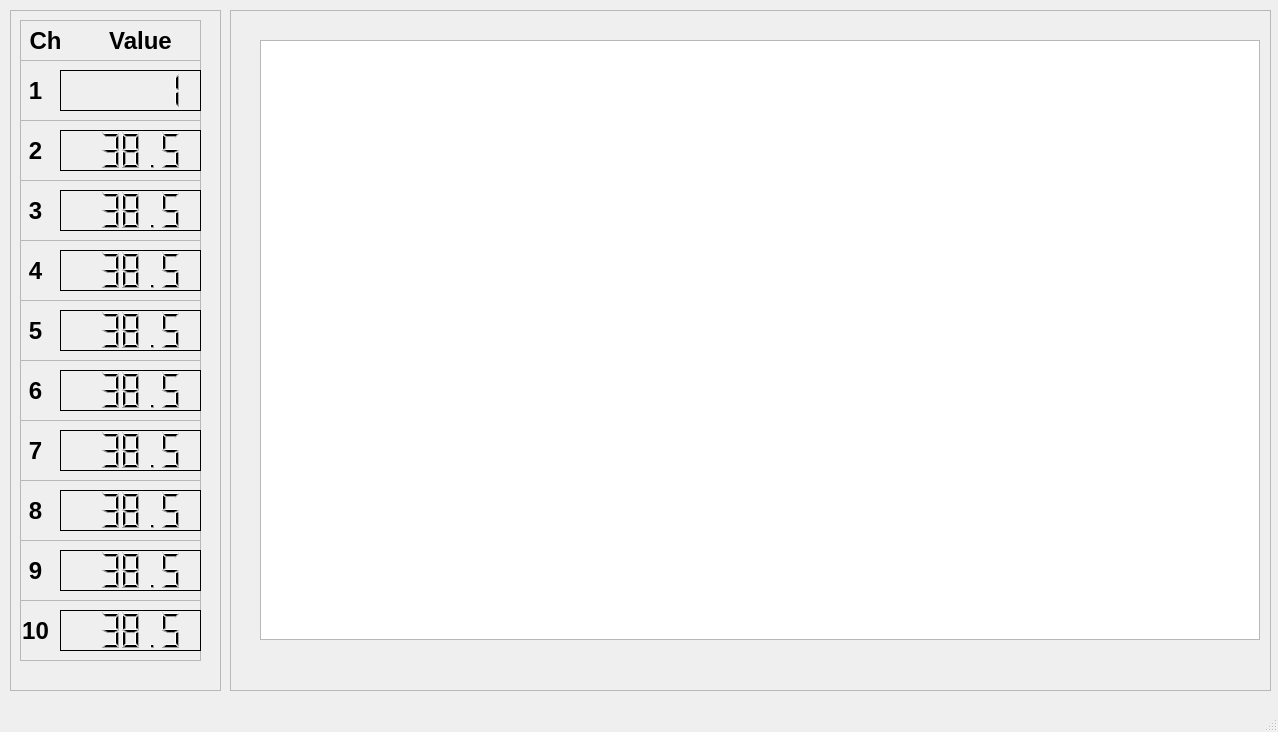
<?xml version="1.0" encoding="UTF-8"?>
<ui version="4.0">
 <class>MainWindow</class>
 <widget class="QMainWindow" name="MainWindow">
  <property name="geometry">
   <rect>
    <x>0</x>
    <y>0</y>
    <width>1278</width>
    <height>732</height>
   </rect>
  </property>
  <property name="windowTitle">
   <string>MainWindow</string>
  </property>
  <widget class="QWidget" name="centralwidget">
   <widget class="QFrame" name="temperatures">
    <property name="geometry">
     <rect>
      <x>10</x>
      <y>10</y>
      <width>211</width>
      <height>681</height>
     </rect>
    </property>
    <property name="frameShape">
     <enum>QFrame::StyledPanel</enum>
    </property>
    <property name="frameShadow">
     <enum>QFrame::Raised</enum>
    </property>
    <widget class="QFrame" name="item_frame">
     <property name="geometry">
      <rect>
       <x>10</x>
       <y>50</y>
       <width>181</width>
       <height>61</height>
      </rect>
     </property>
     <property name="frameShape">
      <enum>QFrame::StyledPanel</enum>
     </property>
     <property name="frameShadow">
      <enum>QFrame::Raised</enum>
     </property>
     <widget class="QLCDNumber" name="item_display_1">
      <property name="geometry">
       <rect>
        <x>40</x>
        <y>10</y>
        <width>141</width>
        <height>41</height>
       </rect>
      </property>
      <property name="autoFillBackground">
       <bool>false</bool>
      </property>
      <property name="frameShape">
       <enum>QFrame::Box</enum>
      </property>
      <property name="frameShadow">
       <enum>QFrame::Plain</enum>
      </property>
      <property name="smallDecimalPoint">
       <bool>false</bool>
      </property>
      <property name="digitCount">
       <number>5</number>
      </property>
      <property name="value" stdset="0">
       <double>1.000000000000000</double>
      </property>
      <property name="intValue" stdset="0">
       <number>1</number>
      </property>
     </widget>
     <widget class="QLabel" name="item_label_1">
      <property name="geometry">
       <rect>
        <x>0</x>
        <y>10</y>
        <width>31</width>
        <height>41</height>
       </rect>
      </property>
      <property name="font">
       <font>
        <pointsize>18</pointsize>
        <weight>75</weight>
        <bold>true</bold>
       </font>
      </property>
      <property name="text">
       <string>1</string>
      </property>
      <property name="alignment">
       <set>Qt::AlignCenter</set>
      </property>
     </widget>
    </widget>
    <widget class="QFrame" name="item_frame_2">
     <property name="geometry">
      <rect>
       <x>10</x>
       <y>110</y>
       <width>181</width>
       <height>61</height>
      </rect>
     </property>
     <property name="frameShape">
      <enum>QFrame::StyledPanel</enum>
     </property>
     <property name="frameShadow">
      <enum>QFrame::Raised</enum>
     </property>
     <widget class="QLCDNumber" name="item_display_2">
      <property name="geometry">
       <rect>
        <x>40</x>
        <y>10</y>
        <width>141</width>
        <height>41</height>
       </rect>
      </property>
      <property name="autoFillBackground">
       <bool>false</bool>
      </property>
      <property name="frameShape">
       <enum>QFrame::Box</enum>
      </property>
      <property name="frameShadow">
       <enum>QFrame::Plain</enum>
      </property>
      <property name="smallDecimalPoint">
       <bool>false</bool>
      </property>
      <property name="digitCount">
       <number>5</number>
      </property>
      <property name="value" stdset="0">
       <double>38.500000000000000</double>
      </property>
     </widget>
     <widget class="QLabel" name="item_label_2">
      <property name="geometry">
       <rect>
        <x>0</x>
        <y>10</y>
        <width>31</width>
        <height>41</height>
       </rect>
      </property>
      <property name="font">
       <font>
        <pointsize>18</pointsize>
        <weight>75</weight>
        <bold>true</bold>
       </font>
      </property>
      <property name="text">
       <string>2</string>
      </property>
      <property name="alignment">
       <set>Qt::AlignCenter</set>
      </property>
     </widget>
    </widget>
    <widget class="QFrame" name="item_frame_3">
     <property name="geometry">
      <rect>
       <x>10</x>
       <y>170</y>
       <width>181</width>
       <height>61</height>
      </rect>
     </property>
     <property name="frameShape">
      <enum>QFrame::StyledPanel</enum>
     </property>
     <property name="frameShadow">
      <enum>QFrame::Raised</enum>
     </property>
     <widget class="QLCDNumber" name="item_display_3">
      <property name="geometry">
       <rect>
        <x>40</x>
        <y>10</y>
        <width>141</width>
        <height>41</height>
       </rect>
      </property>
      <property name="autoFillBackground">
       <bool>false</bool>
      </property>
      <property name="frameShape">
       <enum>QFrame::Box</enum>
      </property>
      <property name="frameShadow">
       <enum>QFrame::Plain</enum>
      </property>
      <property name="smallDecimalPoint">
       <bool>false</bool>
      </property>
      <property name="digitCount">
       <number>5</number>
      </property>
      <property name="value" stdset="0">
       <double>38.500000000000000</double>
      </property>
     </widget>
     <widget class="QLabel" name="item_label_3">
      <property name="geometry">
       <rect>
        <x>0</x>
        <y>10</y>
        <width>31</width>
        <height>41</height>
       </rect>
      </property>
      <property name="font">
       <font>
        <pointsize>18</pointsize>
        <weight>75</weight>
        <bold>true</bold>
       </font>
      </property>
      <property name="text">
       <string>3</string>
      </property>
      <property name="alignment">
       <set>Qt::AlignCenter</set>
      </property>
     </widget>
    </widget>
    <widget class="QFrame" name="item_frame_4">
     <property name="geometry">
      <rect>
       <x>10</x>
       <y>230</y>
       <width>181</width>
       <height>61</height>
      </rect>
     </property>
     <property name="frameShape">
      <enum>QFrame::StyledPanel</enum>
     </property>
     <property name="frameShadow">
      <enum>QFrame::Raised</enum>
     </property>
     <widget class="QLCDNumber" name="item_display_4">
      <property name="geometry">
       <rect>
        <x>40</x>
        <y>10</y>
        <width>141</width>
        <height>41</height>
       </rect>
      </property>
      <property name="autoFillBackground">
       <bool>false</bool>
      </property>
      <property name="frameShape">
       <enum>QFrame::Box</enum>
      </property>
      <property name="frameShadow">
       <enum>QFrame::Plain</enum>
      </property>
      <property name="smallDecimalPoint">
       <bool>false</bool>
      </property>
      <property name="digitCount">
       <number>5</number>
      </property>
      <property name="value" stdset="0">
       <double>38.500000000000000</double>
      </property>
     </widget>
     <widget class="QLabel" name="item_label_4">
      <property name="geometry">
       <rect>
        <x>0</x>
        <y>10</y>
        <width>31</width>
        <height>41</height>
       </rect>
      </property>
      <property name="font">
       <font>
        <pointsize>18</pointsize>
        <weight>75</weight>
        <bold>true</bold>
       </font>
      </property>
      <property name="text">
       <string>4</string>
      </property>
      <property name="alignment">
       <set>Qt::AlignCenter</set>
      </property>
     </widget>
    </widget>
    <widget class="QFrame" name="item_frame_5">
     <property name="geometry">
      <rect>
       <x>10</x>
       <y>290</y>
       <width>181</width>
       <height>61</height>
      </rect>
     </property>
     <property name="frameShape">
      <enum>QFrame::StyledPanel</enum>
     </property>
     <property name="frameShadow">
      <enum>QFrame::Raised</enum>
     </property>
     <widget class="QLCDNumber" name="item_display_5">
      <property name="geometry">
       <rect>
        <x>40</x>
        <y>10</y>
        <width>141</width>
        <height>41</height>
       </rect>
      </property>
      <property name="autoFillBackground">
       <bool>false</bool>
      </property>
      <property name="frameShape">
       <enum>QFrame::Box</enum>
      </property>
      <property name="frameShadow">
       <enum>QFrame::Plain</enum>
      </property>
      <property name="smallDecimalPoint">
       <bool>false</bool>
      </property>
      <property name="digitCount">
       <number>5</number>
      </property>
      <property name="value" stdset="0">
       <double>38.500000000000000</double>
      </property>
     </widget>
     <widget class="QLabel" name="item_label_5">
      <property name="geometry">
       <rect>
        <x>0</x>
        <y>10</y>
        <width>31</width>
        <height>41</height>
       </rect>
      </property>
      <property name="font">
       <font>
        <pointsize>18</pointsize>
        <weight>75</weight>
        <bold>true</bold>
       </font>
      </property>
      <property name="text">
       <string>5</string>
      </property>
      <property name="alignment">
       <set>Qt::AlignCenter</set>
      </property>
     </widget>
    </widget>
    <widget class="QFrame" name="item_frame_6">
     <property name="geometry">
      <rect>
       <x>10</x>
       <y>350</y>
       <width>181</width>
       <height>61</height>
      </rect>
     </property>
     <property name="frameShape">
      <enum>QFrame::StyledPanel</enum>
     </property>
     <property name="frameShadow">
      <enum>QFrame::Raised</enum>
     </property>
     <widget class="QLCDNumber" name="item_display_6">
      <property name="geometry">
       <rect>
        <x>40</x>
        <y>10</y>
        <width>141</width>
        <height>41</height>
       </rect>
      </property>
      <property name="autoFillBackground">
       <bool>false</bool>
      </property>
      <property name="frameShape">
       <enum>QFrame::Box</enum>
      </property>
      <property name="frameShadow">
       <enum>QFrame::Plain</enum>
      </property>
      <property name="smallDecimalPoint">
       <bool>false</bool>
      </property>
      <property name="digitCount">
       <number>5</number>
      </property>
      <property name="value" stdset="0">
       <double>38.500000000000000</double>
      </property>
     </widget>
     <widget class="QLabel" name="item_label_6">
      <property name="geometry">
       <rect>
        <x>0</x>
        <y>10</y>
        <width>31</width>
        <height>41</height>
       </rect>
      </property>
      <property name="font">
       <font>
        <pointsize>18</pointsize>
        <weight>75</weight>
        <bold>true</bold>
       </font>
      </property>
      <property name="text">
       <string>6</string>
      </property>
      <property name="alignment">
       <set>Qt::AlignCenter</set>
      </property>
     </widget>
    </widget>
    <widget class="QFrame" name="item_frame_7">
     <property name="geometry">
      <rect>
       <x>10</x>
       <y>410</y>
       <width>181</width>
       <height>61</height>
      </rect>
     </property>
     <property name="frameShape">
      <enum>QFrame::StyledPanel</enum>
     </property>
     <property name="frameShadow">
      <enum>QFrame::Raised</enum>
     </property>
     <widget class="QLCDNumber" name="item_display_7">
      <property name="geometry">
       <rect>
        <x>40</x>
        <y>10</y>
        <width>141</width>
        <height>41</height>
       </rect>
      </property>
      <property name="autoFillBackground">
       <bool>false</bool>
      </property>
      <property name="frameShape">
       <enum>QFrame::Box</enum>
      </property>
      <property name="frameShadow">
       <enum>QFrame::Plain</enum>
      </property>
      <property name="smallDecimalPoint">
       <bool>false</bool>
      </property>
      <property name="digitCount">
       <number>5</number>
      </property>
      <property name="value" stdset="0">
       <double>38.500000000000000</double>
      </property>
     </widget>
     <widget class="QLabel" name="item_label_7">
      <property name="geometry">
       <rect>
        <x>0</x>
        <y>10</y>
        <width>31</width>
        <height>41</height>
       </rect>
      </property>
      <property name="font">
       <font>
        <pointsize>18</pointsize>
        <weight>75</weight>
        <bold>true</bold>
       </font>
      </property>
      <property name="text">
       <string>7</string>
      </property>
      <property name="alignment">
       <set>Qt::AlignCenter</set>
      </property>
     </widget>
    </widget>
    <widget class="QFrame" name="item_frame_8">
     <property name="geometry">
      <rect>
       <x>10</x>
       <y>470</y>
       <width>181</width>
       <height>61</height>
      </rect>
     </property>
     <property name="frameShape">
      <enum>QFrame::StyledPanel</enum>
     </property>
     <property name="frameShadow">
      <enum>QFrame::Raised</enum>
     </property>
     <widget class="QLCDNumber" name="item_display_8">
      <property name="geometry">
       <rect>
        <x>40</x>
        <y>10</y>
        <width>141</width>
        <height>41</height>
       </rect>
      </property>
      <property name="autoFillBackground">
       <bool>false</bool>
      </property>
      <property name="frameShape">
       <enum>QFrame::Box</enum>
      </property>
      <property name="frameShadow">
       <enum>QFrame::Plain</enum>
      </property>
      <property name="smallDecimalPoint">
       <bool>false</bool>
      </property>
      <property name="digitCount">
       <number>5</number>
      </property>
      <property name="value" stdset="0">
       <double>38.500000000000000</double>
      </property>
     </widget>
     <widget class="QLabel" name="item_label_8">
      <property name="geometry">
       <rect>
        <x>0</x>
        <y>10</y>
        <width>31</width>
        <height>41</height>
       </rect>
      </property>
      <property name="font">
       <font>
        <pointsize>18</pointsize>
        <weight>75</weight>
        <bold>true</bold>
       </font>
      </property>
      <property name="text">
       <string>8</string>
      </property>
      <property name="alignment">
       <set>Qt::AlignCenter</set>
      </property>
     </widget>
    </widget>
    <widget class="QFrame" name="item_frame_9">
     <property name="geometry">
      <rect>
       <x>10</x>
       <y>530</y>
       <width>181</width>
       <height>61</height>
      </rect>
     </property>
     <property name="frameShape">
      <enum>QFrame::StyledPanel</enum>
     </property>
     <property name="frameShadow">
      <enum>QFrame::Raised</enum>
     </property>
     <widget class="QLCDNumber" name="item_display_9">
      <property name="geometry">
       <rect>
        <x>40</x>
        <y>10</y>
        <width>141</width>
        <height>41</height>
       </rect>
      </property>
      <property name="autoFillBackground">
       <bool>false</bool>
      </property>
      <property name="frameShape">
       <enum>QFrame::Box</enum>
      </property>
      <property name="frameShadow">
       <enum>QFrame::Plain</enum>
      </property>
      <property name="smallDecimalPoint">
       <bool>false</bool>
      </property>
      <property name="digitCount">
       <number>5</number>
      </property>
      <property name="value" stdset="0">
       <double>38.500000000000000</double>
      </property>
     </widget>
     <widget class="QLabel" name="item_label_9">
      <property name="geometry">
       <rect>
        <x>0</x>
        <y>10</y>
        <width>31</width>
        <height>41</height>
       </rect>
      </property>
      <property name="font">
       <font>
        <pointsize>18</pointsize>
        <weight>75</weight>
        <bold>true</bold>
       </font>
      </property>
      <property name="text">
       <string>9</string>
      </property>
      <property name="alignment">
       <set>Qt::AlignCenter</set>
      </property>
     </widget>
    </widget>
    <widget class="QFrame" name="item_frame_10">
     <property name="geometry">
      <rect>
       <x>10</x>
       <y>590</y>
       <width>181</width>
       <height>61</height>
      </rect>
     </property>
     <property name="frameShape">
      <enum>QFrame::StyledPanel</enum>
     </property>
     <property name="frameShadow">
      <enum>QFrame::Raised</enum>
     </property>
     <widget class="QLCDNumber" name="item_display_11">
      <property name="geometry">
       <rect>
        <x>40</x>
        <y>10</y>
        <width>141</width>
        <height>41</height>
       </rect>
      </property>
      <property name="autoFillBackground">
       <bool>false</bool>
      </property>
      <property name="frameShape">
       <enum>QFrame::Box</enum>
      </property>
      <property name="frameShadow">
       <enum>QFrame::Plain</enum>
      </property>
      <property name="smallDecimalPoint">
       <bool>false</bool>
      </property>
      <property name="digitCount">
       <number>5</number>
      </property>
      <property name="value" stdset="0">
       <double>38.500000000000000</double>
      </property>
     </widget>
     <widget class="QLabel" name="item_label_11">
      <property name="geometry">
       <rect>
        <x>0</x>
        <y>10</y>
        <width>31</width>
        <height>41</height>
       </rect>
      </property>
      <property name="font">
       <font>
        <pointsize>18</pointsize>
        <weight>75</weight>
        <bold>true</bold>
       </font>
      </property>
      <property name="text">
       <string>10</string>
      </property>
      <property name="alignment">
       <set>Qt::AlignCenter</set>
      </property>
     </widget>
    </widget>
    <widget class="QFrame" name="item_title_frame">
     <property name="geometry">
      <rect>
       <x>10</x>
       <y>10</y>
       <width>181</width>
       <height>41</height>
      </rect>
     </property>
     <property name="frameShape">
      <enum>QFrame::StyledPanel</enum>
     </property>
     <property name="frameShadow">
      <enum>QFrame::Raised</enum>
     </property>
     <widget class="QLabel" name="item_title_label">
      <property name="geometry">
       <rect>
        <x>0</x>
        <y>0</y>
        <width>51</width>
        <height>41</height>
       </rect>
      </property>
      <property name="font">
       <font>
        <pointsize>18</pointsize>
        <weight>75</weight>
        <bold>true</bold>
       </font>
      </property>
      <property name="text">
       <string>Ch</string>
      </property>
      <property name="alignment">
       <set>Qt::AlignCenter</set>
      </property>
     </widget>
     <widget class="QLabel" name="item_title_label_2">
      <property name="geometry">
       <rect>
        <x>60</x>
        <y>0</y>
        <width>121</width>
        <height>41</height>
       </rect>
      </property>
      <property name="font">
       <font>
        <pointsize>18</pointsize>
        <weight>75</weight>
        <bold>true</bold>
       </font>
      </property>
      <property name="text">
       <string>Value</string>
      </property>
      <property name="alignment">
       <set>Qt::AlignCenter</set>
      </property>
     </widget>
    </widget>
   </widget>
   <widget class="QFrame" name="graphics">
    <property name="geometry">
     <rect>
      <x>230</x>
      <y>10</y>
      <width>1041</width>
      <height>681</height>
     </rect>
    </property>
    <property name="frameShape">
     <enum>QFrame::StyledPanel</enum>
    </property>
    <property name="frameShadow">
     <enum>QFrame::Raised</enum>
    </property>
    <widget class="QGraphicsView" name="graphicsView">
     <property name="geometry">
      <rect>
       <x>30</x>
       <y>30</y>
       <width>1000</width>
       <height>600</height>
      </rect>
     </property>
     <property name="sizePolicy">
      <sizepolicy hsizetype="Fixed" vsizetype="Fixed">
       <horstretch>0</horstretch>
       <verstretch>0</verstretch>
      </sizepolicy>
     </property>
     <property name="minimumSize">
      <size>
       <width>1000</width>
       <height>600</height>
      </size>
     </property>
     <property name="maximumSize">
      <size>
       <width>1000</width>
       <height>600</height>
      </size>
     </property>
     <property name="acceptDrops">
      <bool>true</bool>
     </property>
     <property name="frameShape">
      <enum>QFrame::StyledPanel</enum>
     </property>
     <property name="verticalScrollBarPolicy">
      <enum>Qt::ScrollBarAlwaysOff</enum>
     </property>
     <property name="horizontalScrollBarPolicy">
      <enum>Qt::ScrollBarAlwaysOff</enum>
     </property>
    </widget>
   </widget>
  </widget>
  <widget class="QMenuBar" name="menubar">
   <property name="geometry">
    <rect>
     <x>0</x>
     <y>0</y>
     <width>1278</width>
     <height>21</height>
    </rect>
   </property>
  </widget>
  <widget class="QStatusBar" name="statusbar"/>
 </widget>
 <resources/>
 <connections/>
</ui>
